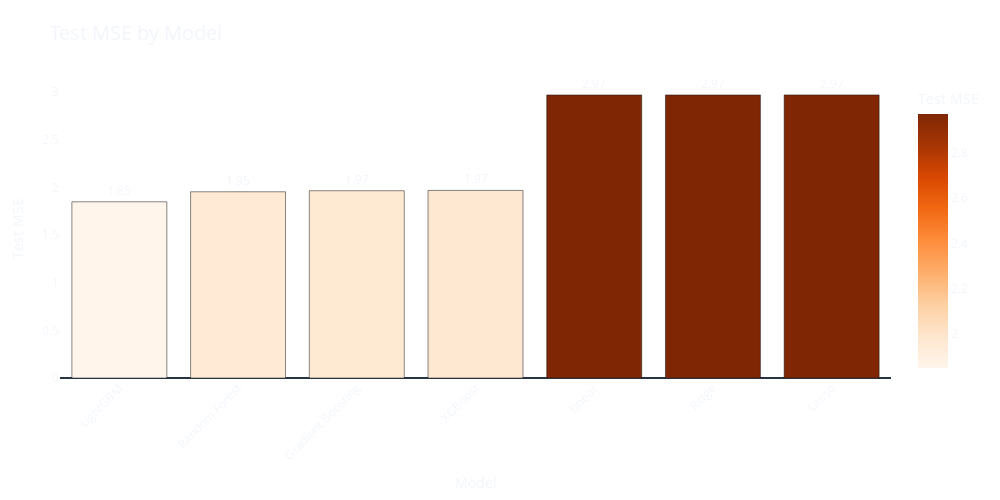

The cell this chart's notebook holds for it:
### Code cell
fig_mse = px.bar(
    metrics_df.sort_values("test_mse"),  # sort for better comparison
    x='model',
    y='test_mse',
    title='Test MSE by Model',
    text='test_mse',
    color='test_mse',
    color_continuous_scale='Oranges',
    template='plotly_dark',
    width=1000,  # Increase chart width
    height=500
)

fig_mse.update_traces(
    textposition='outside',
    texttemplate='%{text:.2f}',  # Format to 2 decimals
    textfont_size=12
)

fig_mse.update_layout(
    xaxis_title='Model',
    yaxis_title='Test MSE',
    title_font_size=20,
    xaxis_tickangle=-45,
    showlegend=False,
    plot_bgcolor='rgba(0,0,0,0)',  # Transparent plot area
    paper_bgcolor='rgba(0,0,0,0)',  # Transparent surrounding
    xaxis=dict(showgrid=False),
    yaxis=dict(showgrid=False),
    margin=dict(l=60, r=60, t=80, b=80),
    coloraxis_colorbar=dict(title="Test MSE")
)

fig_mse.show()

### Figure 1 — Plotly figure (JSON) as saved in the notebook; plotly's stock layout.template omitted (floating-point values rounded to 4 significant figures)
{"data": [{"hovertemplate": "model=%{x}<br>test_mse=%{marker.color}<extra></extra>", "legendgroup": "", "marker": {"color": [1.849, 1.955, 1.966, 1.969, 2.971, 2.971, 2.971], "coloraxis": "coloraxis", "pattern": {"shape": ""}}, "name": "", "orientation": "v", "showlegend": false, "text": [1.849, 1.955, 1.966, 1.969, 2.971, 2.971, 2.971], "textfont": {"size": 12}, "textposition": "outside", "texttemplate": "%{text:.2f}", "type": "bar", "x": ["LightGBM", "Random Forest", "Gradient Boosting", "XGBoost", "Linear", "Ridge", "Lasso"], "xaxis": "x", "y": [1.849, 1.955, 1.966, 1.969, 2.971, 2.971, 2.971], "yaxis": "y"}], "layout": {"barmode": "relative", "coloraxis": {"colorbar": {"title": {"text": "Test MSE"}}, "colorscale": [[0, "rgb(255,245,235)"], [0.125, "rgb(254,230,206)"], [0.25, "rgb(253,208,162)"], [0.375, "rgb(253,174,107)"], [0.5, "rgb(253,141,60)"], [0.625, "rgb(241,105,19)"], [0.75, "rgb(217,72,1)"], [0.875, "rgb(166,54,3)"], [1, "rgb(127,39,4)"]]}, "height": 500, "legend": {"tracegroupgap": 0}, "margin": {"b": 80, "l": 60, "r": 60, "t": 80}, "paper_bgcolor": "rgba(0,0,0,0)", "plot_bgcolor": "rgba(0,0,0,0)", "showlegend": false, "title": {"font": {"size": 20}, "text": "Test MSE by Model"}, "width": 1000, "xaxis": {"anchor": "y", "domain": [0, 1], "showgrid": false, "tickangle": -45, "title": {"text": "Model"}}, "yaxis": {"anchor": "x", "domain": [0, 1], "showgrid": false, "title": {"text": "Test MSE"}}}}
